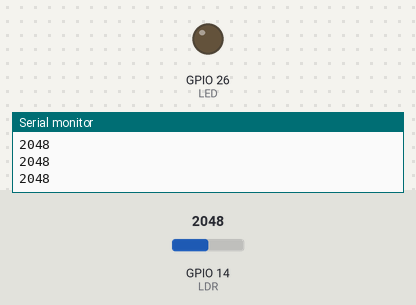
Bench run of a sketch on a simulated ESP32. Parts: output pins drawn as LEDs (lit = HIGH), the last lines printed to the serial monitor. Inputs (shaded band) come from the test bench; at power-on: GPIO 14 (LDR) = 2048.

Above: at 1.2 s.
1.3 s: GPIO 14 (LDR) set to 1027
2.8 s: GPIO 14 (LDR) set to 972
At 3.2 s:
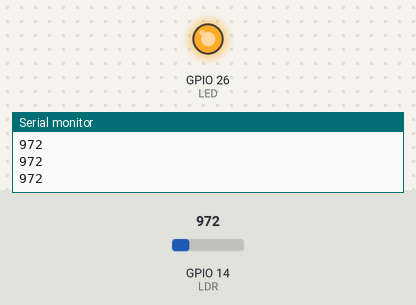
4.3 s: GPIO 14 (LDR) set to 1040
At 4.9 s:
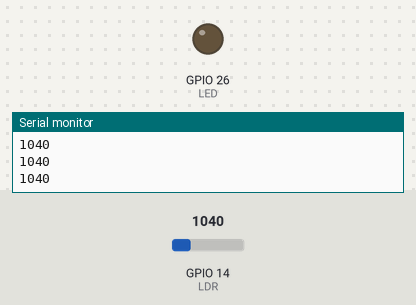
5.9 s: GPIO 14 (LDR) set to 960
At 6.8 s:
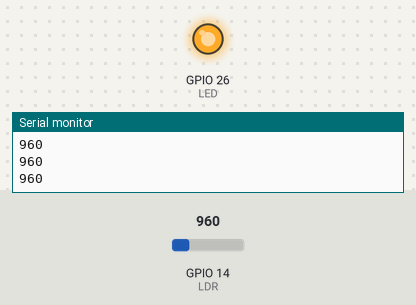
Timing chart, 0 to 8.5 s (numbered marks = the images above; inputs shaded):
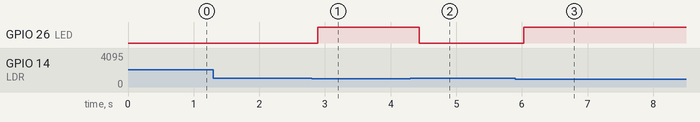

Measured:
- the behaviour switches between 1000 and 999 on GPIO 14 (LDR) (found by bisection; images 0 and 1)
- after the input at 2.8 s, GPIO 26 (LED): LOW → HIGH after 0.09 s
- after the input at 4.3 s, GPIO 26 (LED): HIGH → LOW after 0.14 s
- after the input at 5.9 s, GPIO 26 (LED): LOW → HIGH after 0.13 s

The sketch:

led2_LDR.ino
```cpp
const int LDR = 14;
const int LED = 26;

int LDRStates = 0;

void setup() {
  Serial.begin(750);
  pinMode(LDR, INPUT);
  pinMode(LED, OUTPUT);

}

void loop() {
  int LDRStates = analogRead(LDR);
  Serial.println(LDRStates);

  if (LDRStates < 1000) {
    digitalWrite(LED, HIGH);
  } else {
    digitalWrite(LED, LOW);
  }

}
```
